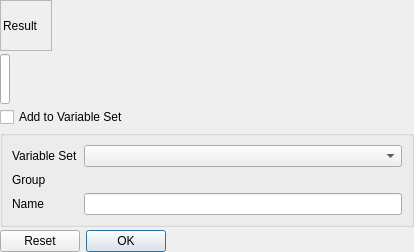
<?xml version="1.0" encoding="UTF-8"?>
<ui version="4.0">
 <class>DlgExpressionInput</class>
 <widget class="QDialog" name="DlgExpressionInput">
  <property name="geometry">
   <rect>
    <x>0</x>
    <y>0</y>
    <width>414</width>
    <height>252</height>
   </rect>
  </property>
  <property name="sizePolicy">
   <sizepolicy hsizetype="Expanding" vsizetype="Preferred">
    <horstretch>0</horstretch>
    <verstretch>0</verstretch>
   </sizepolicy>
  </property>
  <property name="minimumSize">
   <size>
    <width>300</width>
    <height>0</height>
   </size>
  </property>
  <property name="windowTitle">
   <string>Expression Editor</string>
  </property>
  <layout class="QVBoxLayout" name="verticalLayout">
   <property name="spacing">
    <number>3</number>
   </property>
   <property name="sizeConstraint">
    <enum>QLayout::SizeConstraint::SetDefaultConstraint</enum>
   </property>
   <property name="margin" stdset="0">
    <number>0</number>
   </property>
   <item>
    <layout class="QHBoxLayout" name="horizontalLayout_2">
     <item>
      <layout class="QVBoxLayout" name="verticalLayout_2">
       <property name="spacing">
        <number>0</number>
       </property>
       <property name="margin" stdset="0">
        <number>0</number>
       </property>
       <item>
        <widget class="QFrame" name="ctrlArea">
         <property name="autoFillBackground">
          <bool>true</bool>
         </property>
         <property name="frameShape">
          <enum>QFrame::Shape::StyledPanel</enum>
         </property>
         <property name="frameShadow">
          <enum>QFrame::Shadow::Raised</enum>
         </property>
         <layout class="QHBoxLayout" name="horizontalLayout_4">
          <property name="spacing">
           <number>4</number>
          </property>
          <property name="margin" stdset="0">
           <number>2</number>
          </property>
          <item>
           <widget class="QLabel" name="label">
            <property name="text">
             <string>Result</string>
            </property>
           </widget>
          </item>
          <item>
           <widget class="QLabel" name="msg">
            <property name="palette">
             <palette>
              <active>
               <colorrole role="Text">
                <brush brushstyle="SolidPattern">
                 <color alpha="255">
                  <red>255</red>
                  <green>0</green>
                  <blue>0</blue>
                 </color>
                </brush>
               </colorrole>
              </active>
              <inactive>
               <colorrole role="Text">
                <brush brushstyle="SolidPattern">
                 <color alpha="255">
                  <red>255</red>
                  <green>0</green>
                  <blue>0</blue>
                 </color>
                </brush>
               </colorrole>
              </inactive>
              <disabled>
               <colorrole role="Text">
                <brush brushstyle="SolidPattern">
                 <color alpha="255">
                  <red>190</red>
                  <green>190</green>
                  <blue>190</blue>
                 </color>
                </brush>
               </colorrole>
              </disabled>
             </palette>
            </property>
            <property name="text">
             <string/>
            </property>
           </widget>
          </item>
         </layout>
        </widget>
       </item>
      </layout>
     </item>
     <item>
      <spacer name="horizontalSpacer">
       <property name="orientation">
        <enum>Qt::Orientation::Horizontal</enum>
       </property>
       <property name="sizeHint" stdset="0">
        <size>
         <width>0</width>
         <height>20</height>
        </size>
       </property>
      </spacer>
     </item>
    </layout>
   </item>
   <item>
    <layout class="QHBoxLayout" name="horizontalLayout_5">
     <item>
      <widget class="Gui::ExpressionLineEdit" name="expression">
       <property name="sizePolicy">
        <sizepolicy hsizetype="Ignored" vsizetype="Ignored">
         <horstretch>0</horstretch>
         <verstretch>0</verstretch>
        </sizepolicy>
       </property>
       <property name="minimumSize">
        <size>
         <width>10</width>
         <height>10</height>
        </size>
       </property>
      </widget>
     </item>
     <item>
      <spacer name="horizontalSpacer_3">
       <property name="orientation">
        <enum>Qt::Orientation::Horizontal</enum>
       </property>
       <property name="sizeHint" stdset="0">
        <size>
         <width>0</width>
         <height>2</height>
        </size>
       </property>
      </spacer>
     </item>
    </layout>
   </item>
   <item>
    <layout class="QHBoxLayout" name="horizontalLayout_3">
     <item>
      <widget class="QCheckBox" name="checkBoxVarSets">
       <property name="text">
        <string>Add to Variable Set</string>
       </property>
      </widget>
     </item>
    </layout>
   </item>
   <item>
    <widget class="QGroupBox" name="groupBoxVarSets">
     <property name="title">
      <string/>
     </property>
     <layout class="QFormLayout" name="formLayout">
      <item row="0" column="0">
       <widget class="QLabel" name="labelVarSet">
        <property name="text">
         <string>Variable Set</string>
        </property>
       </widget>
      </item>
      <item row="0" column="1">
       <widget class="QComboBox" name="comboBoxVarSet"/>
      </item>
      <item row="1" column="0">
       <widget class="QLabel" name="labelGroup">
        <property name="text">
         <string>Group</string>
        </property>
       </widget>
      </item>
      <item row="2" column="0">
       <widget class="QLabel" name="LabelPropNew">
        <property name="text">
         <string>Name</string>
        </property>
       </widget>
      </item>
      <item row="2" column="1">
       <widget class="QLineEdit" name="lineEditPropNew">
        <property name="sizePolicy">
         <sizepolicy hsizetype="Preferred" vsizetype="Fixed">
          <horstretch>0</horstretch>
          <verstretch>0</verstretch>
         </sizepolicy>
        </property>
       </widget>
      </item>
     </layout>
    </widget>
   </item>
   <item>
    <widget class="QDialogButtonBox" name="buttonBox">
     <property name="sizePolicy">
      <sizepolicy hsizetype="Fixed" vsizetype="Fixed">
       <horstretch>0</horstretch>
       <verstretch>0</verstretch>
      </sizepolicy>
     </property>
     <property name="standardButtons">
      <set>QDialogButtonBox::StandardButton::Ok|QDialogButtonBox::StandardButton::Reset</set>
     </property>
    </widget>
   </item>
  </layout>
 </widget>
 <customwidgets>
  <customwidget>
   <class>Gui::ExpressionLineEdit</class>
   <extends>QLineEdit</extends>
   <header>ExpressionCompleter.h</header>
  </customwidget>
 </customwidgets>
 <tabstops>
  <tabstop>expression</tabstop>
 </tabstops>
 <resources/>
 <connections>
  <connection>
   <sender>buttonBox</sender>
   <signal>accepted()</signal>
   <receiver>DlgExpressionInput</receiver>
   <slot>accept()</slot>
   <hints>
    <hint type="sourcelabel">
     <x>275</x>
     <y>94</y>
    </hint>
    <hint type="destinationlabel">
     <x>310</x>
     <y>63</y>
    </hint>
   </hints>
  </connection>
 </connections>
</ui>
